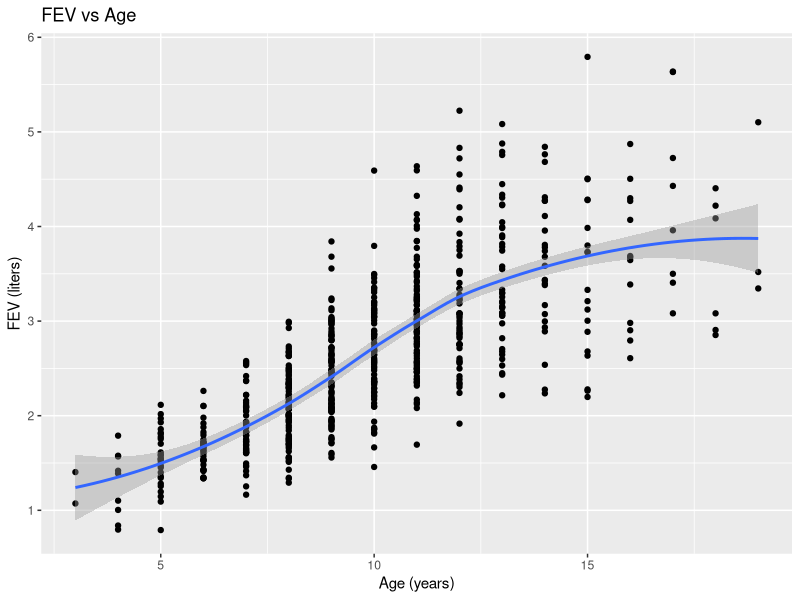
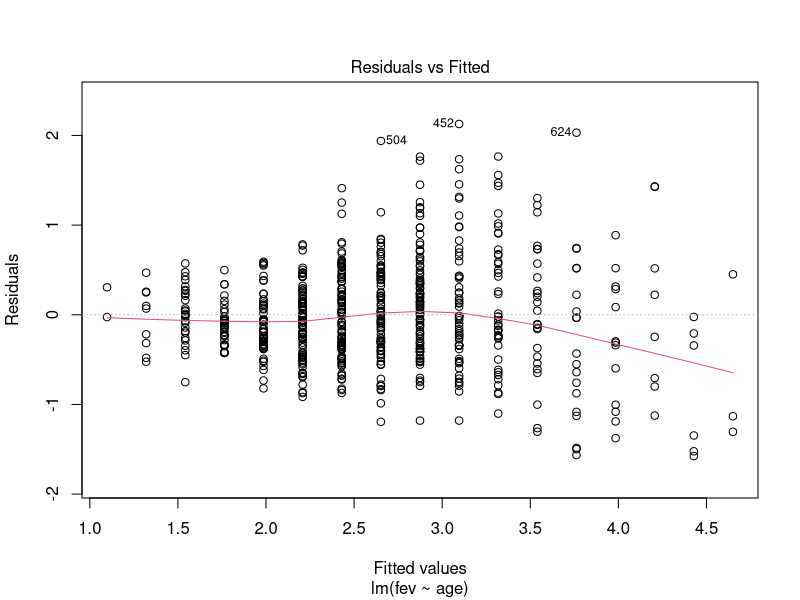
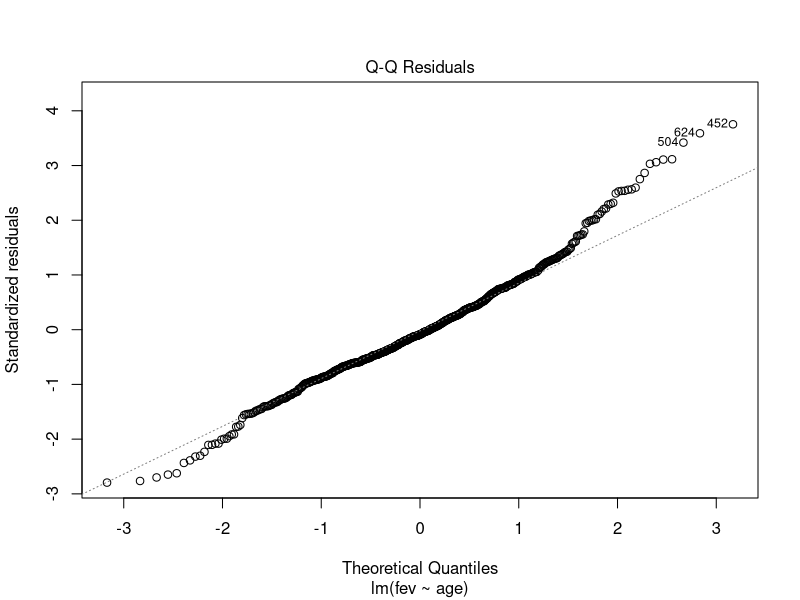
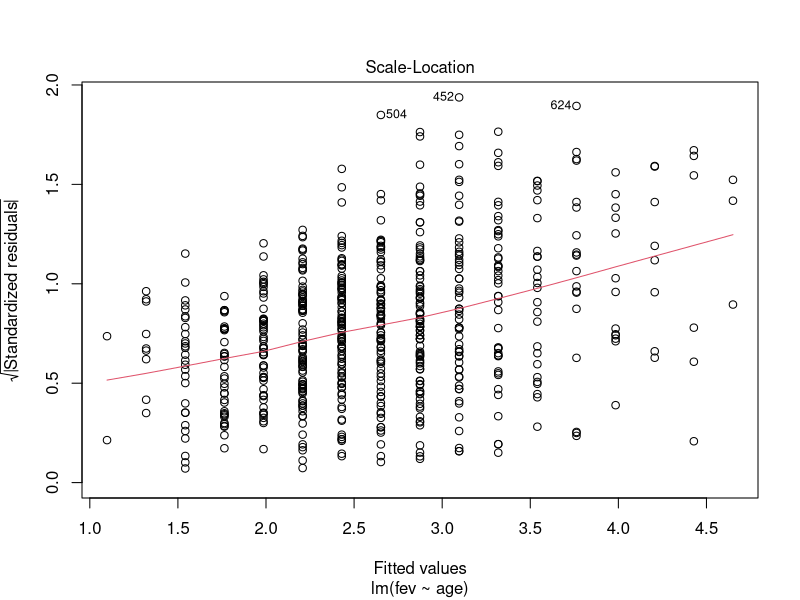
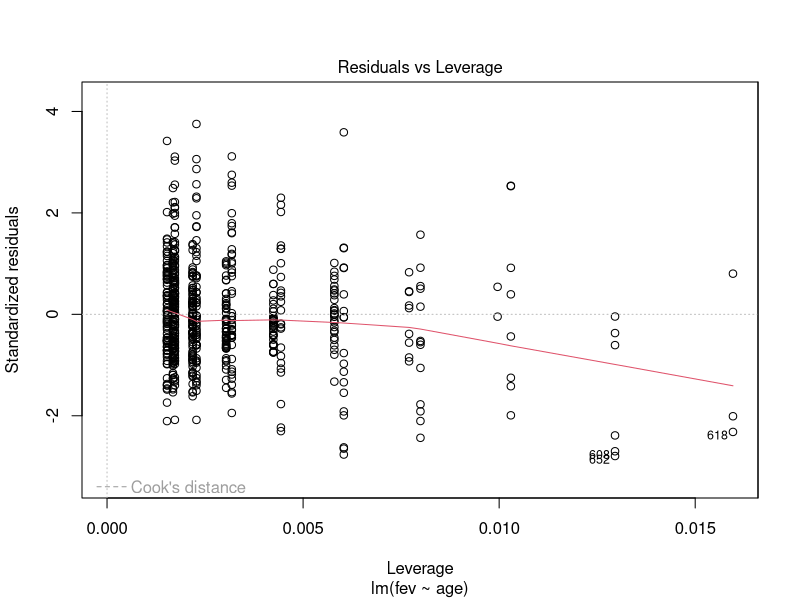
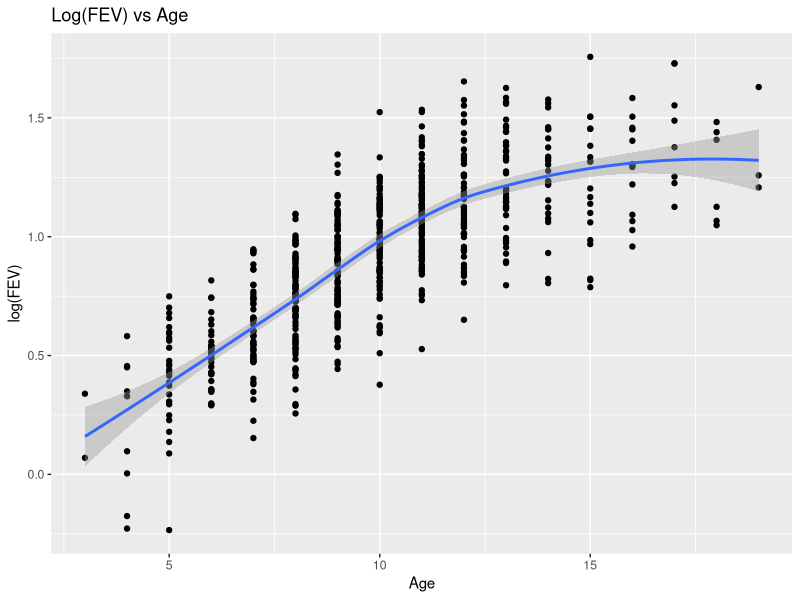
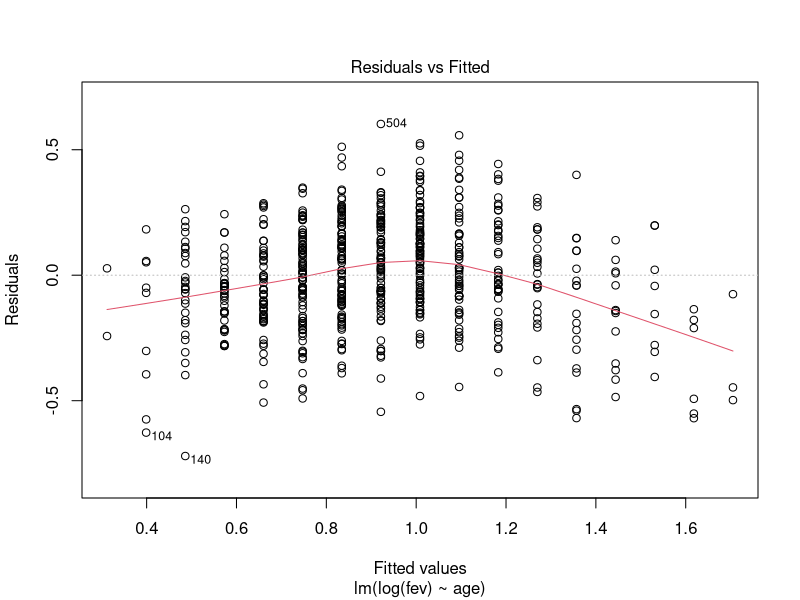
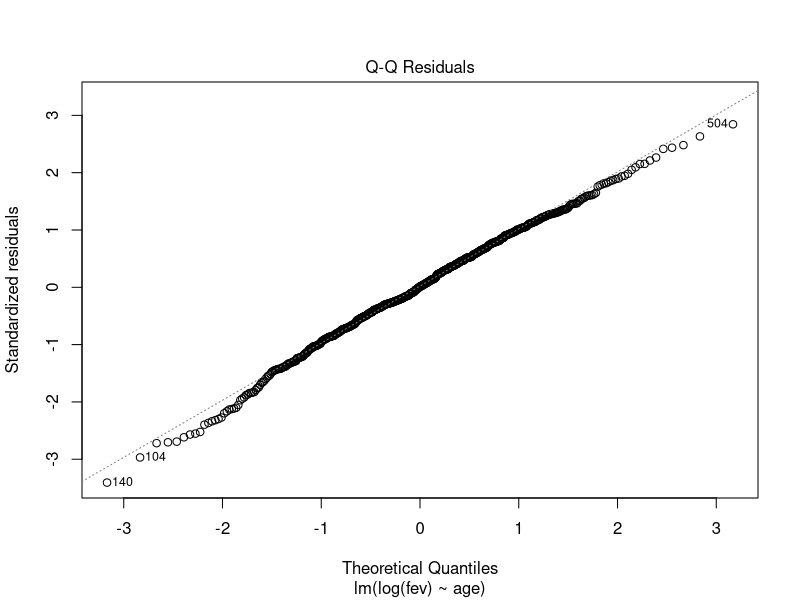

R code for these plots, in order:
# (a) Load the data into R
fevdata <- read.table("./fevdata.txt", header = TRUE)

# str(fevdata)

# (b) Plot the data for the response and independent variables
#     Include a smoothed function on the plot
library(ggplot2)
ggplot(fevdata, aes(x = age, y = fev)) +
  geom_point() +
  geom_smooth(method = "loess") +
  labs(title = "FEV vs Age", x = "Age (years)", y = "FEV (liters)")

# (c) Fit a straight line model
model1 <- lm(fev ~ age, data = fevdata)

summary(model1)

# (d) Perform an analysis of variance analysis
anova(model1)

# (g) Compute the sample Pearson correlation coefficient
cor.test(fevdata$age, fevdata$fev)

# (i) Perform the residual analysis
plot(model1)

# (j) Fit a simple linear regression model in which 
#     the response variable is the nature log
#     of the response variable
model2 <- lm(log(fev) ~ age, data = fevdata)

summary(model2)

# (k) Repeat the part (b) and part (i) using the transformed data
# for (b):
ggplot(fevdata, aes(x = age, y = log(fev))) +
  geom_point() +
  geom_smooth(method = "loess") +
  labs(title = "Log(FEV) vs Age", x = "Age", y = "log(FEV)")

# for (i):
plot(model2)

# (l) Plot the estimated regression function,
#     95% confidence intervals for the mean response
#     95% prediction intervals for a range of X values that span the data
age_seq <- data.frame(age = seq(min(fevdata$age), max(fevdata$age), 0.5))
predictions <- predict(model2, newdata = age_seq, interval = "prediction", level = 0.95)
conf <- predict(model2, newdata = age_seq, interval = "confidence", level = 0.95)

# scatter point
plot(fevdata$age, log(fevdata$fev), main = "Log(FEV) with Prediction & Confidence Interval",
     xlab = "Age", ylab = "log(FEV)",
     ylim = c(min(log(fevdata$fev)), max(log(fevdata$fev)) + 0.5))

# mean response line
lines(age_seq$age, predictions[, "fit"], col = "black")

# prediction interval
lines(age_seq$age, predictions[, "lwr"], col = "blue", lty = 2)
lines(age_seq$age, predictions[, "upr"], col = "blue", lty = 2)

# confidence interval
lines(age_seq$age, conf[, "lwr"], col = "red", lty = 2)
lines(age_seq$age, conf[, "upr"], col = "red", lty = 2)

# (n): Fit the model in part (j) without the intercept
model_no_intercept <- lm(log(fev) ~ age + 0, data = fevdata)
sum_resid_with_intercept <- sum(resid(model2))
sum_resid_without_intercept <- sum(resid(model_no_intercept))
